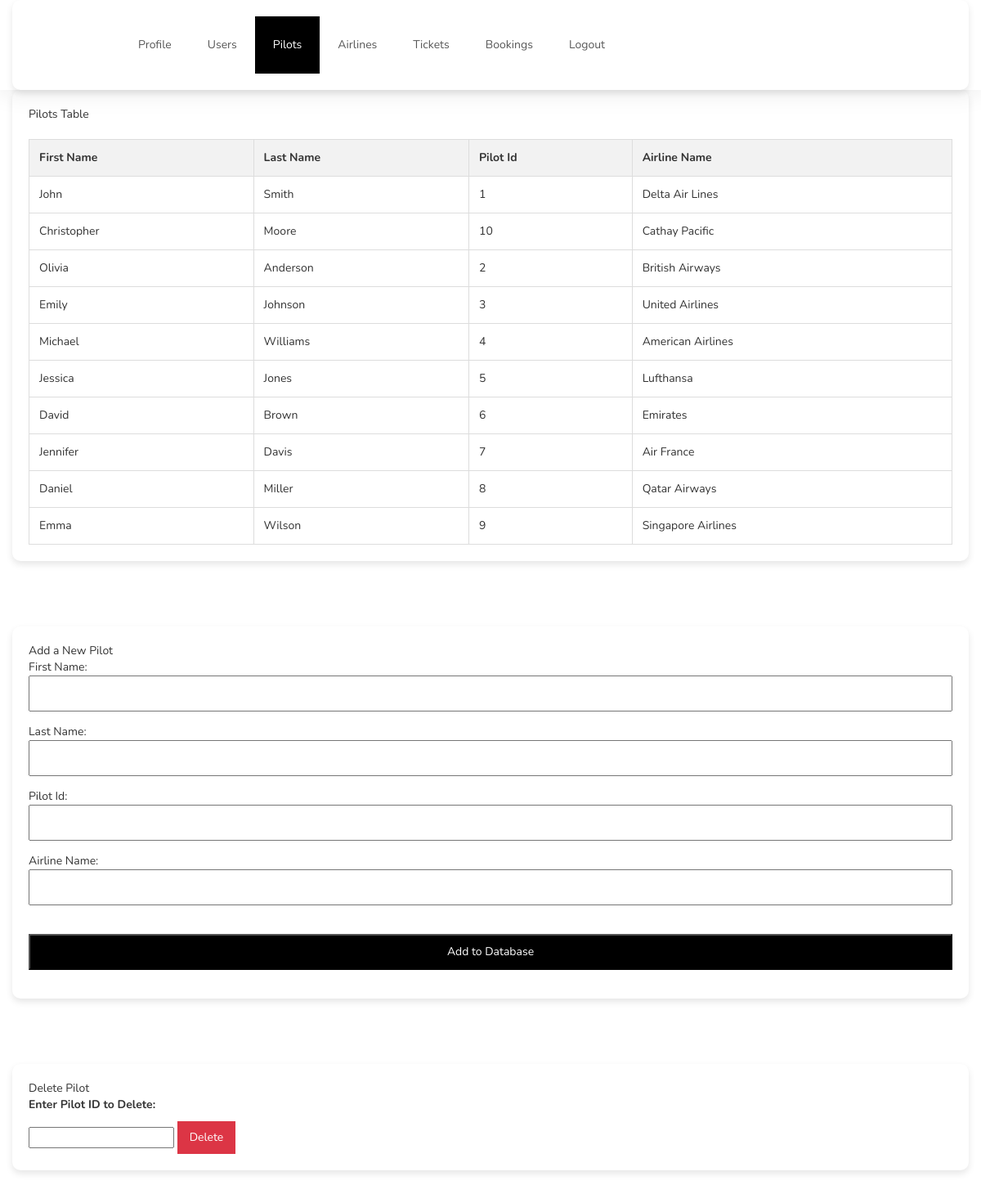
The app's page /pilot.php with its own data.
### tables this page shows
CREATE TABLE `pilots` (
  `first_name` varchar(30) DEFAULT NULL,
  `last_name` varchar(30) DEFAULT NULL,
  `pilot_id` varchar(30) NOT NULL,
  `airline_name` varchar(30) DEFAULT NULL
);

### pilot.php (the view, shortened to what this page needs)
<!DOCTYPE html>
<html lang="en">
<head>
    <link rel="stylesheet" href="css/bootstrap.min.css">
    <link rel="stylesheet" href="css/style.css">
</head>
<body id="top" data-spy="scroll" data-target=".navbar-collapse" data-offset="50">
    <section class="navbar custom-navbar navbar-fixed-top navbar-custom" role="navigation">
        <div class="container">
            <div class="collapse navbar-collapse">
                <ul class="nav navbar-nav navbar-nav-first">
                    <li><a href="admin_home.php">Profile</a></li>
                    <li><a href="users.php">Users</a></li>
                    <li class="active"><a href="pilot.php">Pilots</a></li>
                    <li><a href="airlines.php">Airlines</a></li>
                    <li><a href="admin_tickets.php">Tickets</a></li>
                    <li><a href="booked_flights.php">Bookings</a></li>
                    <li><a href="login.php">Logout</a></li>
                </ul>
            </div>
        </div>
    </section>
    <section id="section1">
        <div class="container">
            <div class="title">Pilots Table</div>
            <?php
            require_once('dbconnect.php');
            $sql = "SELECT * FROM pilots";
            $result = $conn->query($sql);
            if ($result->num_rows > 0) {
                echo "<table><tr><th>First Name</th><th>Last Name</th><th>Pilot Id</th><th>Airline Name</th></tr>";
                while ($row = $result->fetch_assoc()) {
                    echo "<tr><td>" . $row["first_name"] . "</td><td>" . $row["last_name"] . "</td><td>" . $row["pilot_id"] . "</td><td>" . $row["airline_name"] . "</td></tr>";
                }
                echo "</table>";
            } else {
                echo "0 results";
            }
            ?>
        </div>
    </section>
    <section id="section2">
        <div class="container">
            <div class="title">Add a New Pilot</div>
            <form action="insert_pilot.php" class="form_design" method="post">
                First Name: <input type="text" name="first_name"> <br />
                Last Name: <input type="text" name="last_name"> <br />
                Pilot Id: <input type="text" name="pilot_id"> <br />
                Airline Name: <input type="text" name="airline_name"> <br />
                <br />
                <input type="submit" value="Add to Database">
            </form>
        </div>
    </section>
    <section id="section3">
        <div class="container">
            <div class="title">Delete Pilot</div>
            <form action="insert_pilot.php" method="get">
                <label for="pilot_id">Enter Pilot ID to Delete:</label>
                <input type="text" id="pilot_id" name="pilot_id" required>
                <button type="submit">Delete</button>
            </form>
        </div>
    </section>
</body>
</html>

### css/style.css (style rules this page uses)
body { background: #ffffff; font-family: 'Nunito', sans-serif; overflow-x: hidden; padding-top: 70px; }
html { -webkit-font-smoothing: antialiased; }
a { color: #252525; -webkit-transition: 0.5s; transition: 0.5s; text-decoration: none !important; }
a, input, button, .form-control { -webkit-transition: 0.5s; transition: 0.5s; }
section { position: relative; padding: 100px 0; }
.custom-navbar { background: #ffffff; border-top: 5px solid #29ca8e; border-bottom: 0; -webkit-box-shadow: 0 1px 30px rgba(0, 0, 0, 0.1); -moz-box-shadow: 0 1px 30px rgba(0, 0, 0, 0.1); box-shadow: 0 1px 30px rgba(0, 0, 0, 0.1); padding: 12px 0; margin-bottom: 0; padding: 0; }
.custom-navbar .navbar-nav.navbar-nav-first { margin-left: 8em; }
.custom-navbar .nav li a { line-height: 40px; color: #575757; padding-right: 22px; padding-left: 22px; }
.custom-navbar .nav li.active > a { background-color: #29ca8e; color: #ffffff; }
section, .section-background .item, .section-background .courses-thumb, .section-background .team-thumb, main > section:nth-child(even) .item, main > section:nth-child(even) .courses-thumb, main > section:nth-child(even) .team-thumb, main > section { background: #fff; }

### pilot.php (style rules this page uses)
body { background-color: #f8f9fa; color: #333; }
section { padding: 40px 0; }
table { width: 100%; border-collapse: collapse; margin-top: 20px; }
th, td { border: 1px solid #dddddd; text-align: left; padding: 12px; }
th { background-color: #f2f2f2; }
.container { background-color: #ffffff; border-radius: 10px; box-shadow: 0 4px 8px rgba(0, 0, 0, 0.1); padding: 20px; }
.form_design input { width: 100%; padding: 10px; margin-bottom: 15px; }
.form_design input[type="submit"] { background-color: #000; color: #fff; cursor: pointer; }
label { display: block; margin-bottom: 10px; }
button { background-color: #dc3545; color: #fff; border: none; padding: 10px 15px; cursor: pointer; }
.navbar-custom .navbar-nav-first>li>a:hover, .navbar-custom .navbar-nav-first>li.active>a { color: #fff !important; background-color: #000 !important; }
.navbar-custom { border-color: #000 !important; border: none !important; }

### records on screen
pilots: first_name "John", last_name "Smith", pilot_id "1", airline_name "Delta Air Lines"
pilots: first_name "Christopher", last_name "Moore", pilot_id "10", airline_name "Cathay Pacific"
pilots: first_name "Olivia", last_name "Anderson", pilot_id "2", airline_name "British Airways"
pilots: first_name "Emily", last_name "Johnson", pilot_id "3", airline_name "United Airlines"
pilots: first_name "Michael", last_name "Williams", pilot_id "4", airline_name "American Airlines"
pilots: first_name "Jessica", last_name "Jones", pilot_id "5", airline_name "Lufthansa"
pilots: first_name "David", last_name "Brown", pilot_id "6", airline_name "Emirates"
pilots: first_name "Jennifer", last_name "Davis", pilot_id "7", airline_name "Air France"
pilots: first_name "Daniel", last_name "Miller", pilot_id "8", airline_name "Qatar Airways"
pilots: first_name "Emma", last_name "Wilson", pilot_id "9", airline_name "Singapore Airlines"
